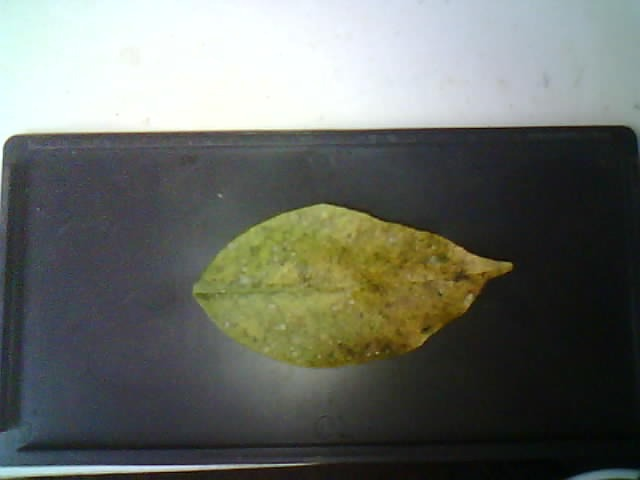
#> input picture backend/temp/imagen_para_procesar.jpg, 640 x 480 px
$ python segment_leaf.py temp/imagen_para_procesar.jpg out.png
#> lines starting #> are read from the running program, lines starting #| are printed output that depends on the picture; after the words box and inside, x2 and y2 are one past the last pixel; in counts of white or black regions, pixels touching at a corner belong together
# Si ves "ModuleNotFoundError: No module named 'cv2'", instala OpenCV ejecutando:
# pip install opencv-python

import cv2
import numpy as np
import sys
import os

if len(sys.argv) < 3:
    print("Uso: python segment_leaf.py <ruta_imagen> <ruta_salida>")
    sys.exit(1)

image_path = sys.argv[1]
output_path = sys.argv[2]

print(f"Intentando leer: {image_path}")
print(f"Existe el archivo? {os.path.exists(image_path)}")
print(f"Tamaño del archivo: {os.path.getsize(image_path) if os.path.exists(image_path) else 'No existe'}")

image = cv2.imread(image_path)
#> image is the input picture: shape (480, 640, 3); mean B, G, R 102.1, 108.6, 105
if image is None:
    print("No se pudo leer la imagen.")
    sys.exit(1)

# Convertir a espacio HSV
hsv = cv2.cvtColor(image, cv2.COLOR_BGR2HSV)
#> hsv: shape (480, 640, 3); mean H, S, V 76.6, 47.6, 112.9

# --- Rangos HSV ajustables ---
# Puedes ajustar estos valores según tus imágenes
lower_green = np.array([40, 60, 40])
upper_green = np.array([80, 255, 255])
lower_yellow = np.array([15, 30, 30])
upper_yellow = np.array([40, 255, 255])
lower_brown = np.array([8, 40, 20])
upper_brown = np.array([30, 255, 180])

# Crear máscaras individuales
mask_green = cv2.inRange(hsv, lower_green, upper_green)
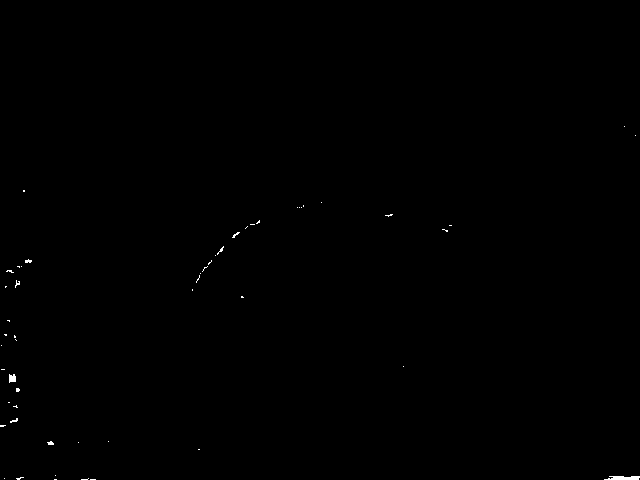
#> mask_green: shape (480, 640); 0.15% white; 53 white regions (49 under 20 px), largest, box (x1, y1, x2, y2) and area: (604, 476, 640, 480) 116, (9, 374, 16, 383) 51, (25, 259, 32, 263) 20, (47, 441, 54, 445) 20
mask_yellow = cv2.inRange(hsv, lower_yellow, upper_yellow)
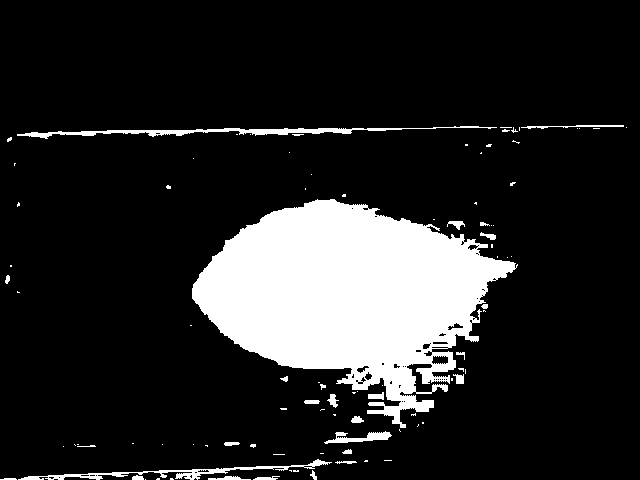
#> mask_yellow: shape (480, 640); 14.9% white; 95 white regions (68 under 20 px), largest, box (x1, y1, x2, y2) and area: (192, 199, 518, 428) 41072, (17, 126, 497, 139) 1604, (18, 459, 332, 480) 1125
mask_brown = cv2.inRange(hsv, lower_brown, upper_brown)
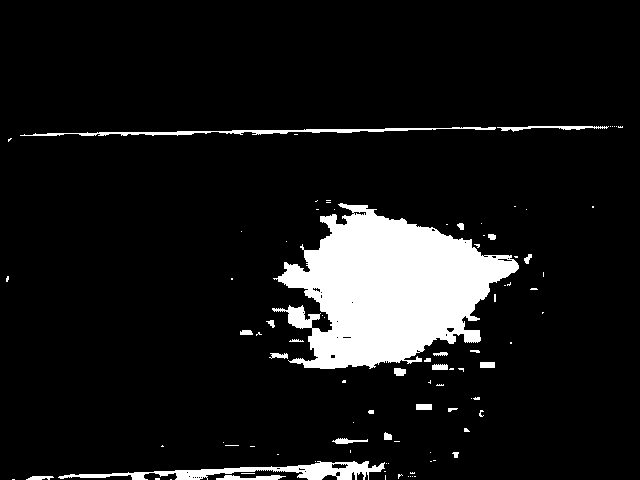
#> mask_brown: shape (480, 640); 9.5% white; 94 white regions (69 under 20 px), largest, box (x1, y1, x2, y2) and area: (272, 203, 519, 369) 23735, (58, 461, 385, 480) 2237, (20, 127, 496, 136) 1252

# Combinar todas las máscaras
mask = cv2.bitwise_or(mask_green, mask_yellow)
#> mask: shape (480, 640); 15.1% white; 121 white regions (91 under 20 px), largest, box (x1, y1, x2, y2) and area: (192, 199, 518, 428) 41131, (17, 126, 497, 139) 1604, (0, 459, 332, 480) 1181
mask = cv2.bitwise_or(mask, mask_brown)
#> mask: shape (480, 640); 16% white; 135 white regions (106 under 20 px), largest, box (x1, y1, x2, y2) and area: (192, 199, 519, 428) 41649, (0, 459, 385, 480) 2928, (17, 125, 625, 139) 2348

# --- Operaciones morfológicas avanzadas ---
kernel = np.ones((7, 7), np.uint8)
mask = cv2.morphologyEx(mask, cv2.MORPH_CLOSE, kernel, iterations=2)  # Cierra huecos internos
#> mask: shape (480, 640); 18.3% white; 56 white regions (37 under 20 px), largest, box (x1, y1, x2, y2) and area: (0, 194, 532, 480) 51513, (17, 125, 627, 144) 2692, (304, 384, 339, 416) 495
mask = cv2.morphologyEx(mask, cv2.MORPH_OPEN, kernel, iterations=2)   # Elimina ruido externo
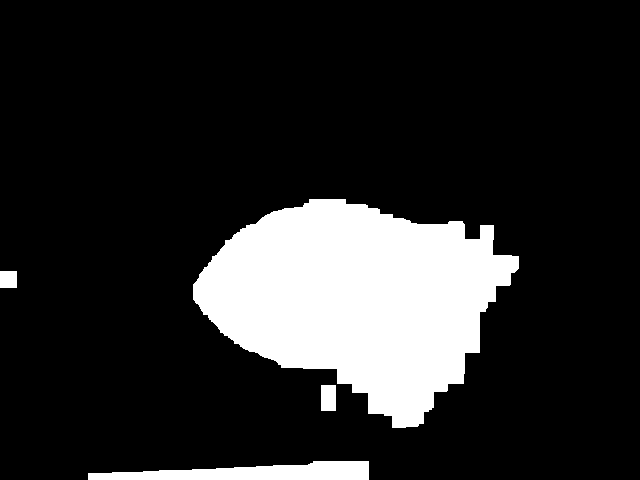
#> mask: shape (480, 640); 16.3% white; 4 white regions, box (x1, y1, x2, y2) and area: (193, 199, 519, 428) 45956, (88, 461, 369, 480) 3566, (321, 385, 336, 411) 390, (0, 271, 17, 288) 289
mask = cv2.morphologyEx(mask, cv2.MORPH_GRADIENT, kernel)             # Resalta bordes
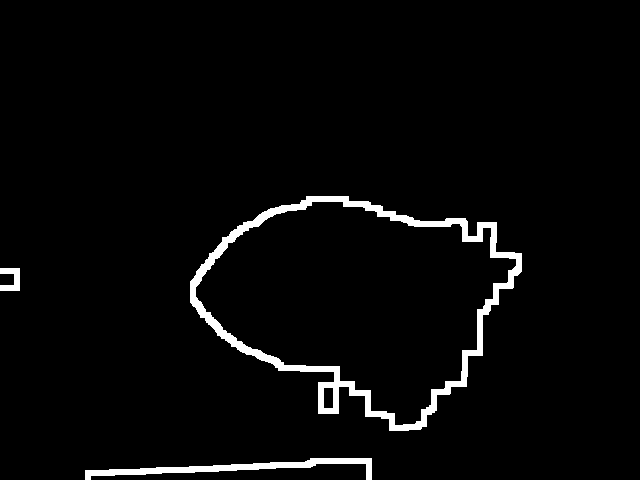
#> mask: shape (480, 640); 3.1% white; 3 white regions

# --- Eliminación automática de fondo ---
# Encuentra el contorno más grande (la hoja)
contours, _ = cv2.findContours(mask, cv2.RETR_EXTERNAL, cv2.CHAIN_APPROX_SIMPLE)
#> contours = 3 contours; box (x1, y1, x2, y2) and area: (190, 196, 522, 431) 49526, (85, 458, 372, 480) 1602, (0, 268, 20, 291) 251
if not contours:
    print("No se encontró la hoja.")
    sys.exit(1)
leaf_contour = max(contours, key=cv2.contourArea)
#> leaf_contour = contour of 252 points, box (x1, y1, x2, y2) (190, 196, 522, 431), area 49526
mask_leaf = np.zeros_like(mask)
cv2.drawContours(mask_leaf, [leaf_contour], -1, 255, thickness=cv2.FILLED)
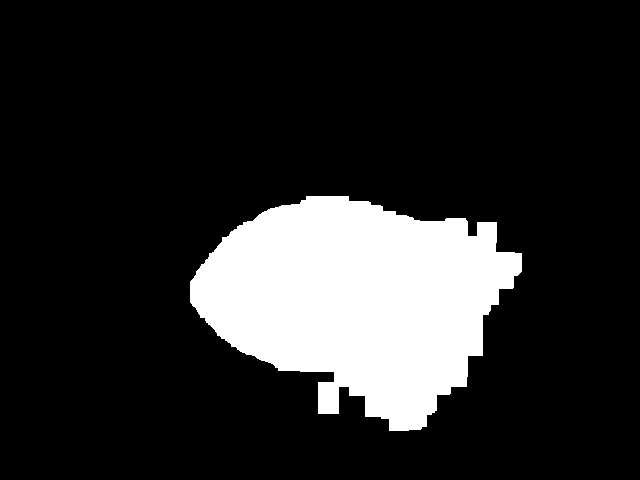
#> mask_leaf: shape (480, 640); 16.3% white; 1 white region, box (x1, y1, x2, y2) and area: (190, 196, 522, 431) 50077

# Aplica la máscara de la hoja a la imagen original
result = cv2.bitwise_and(image, image, mask=mask_leaf)
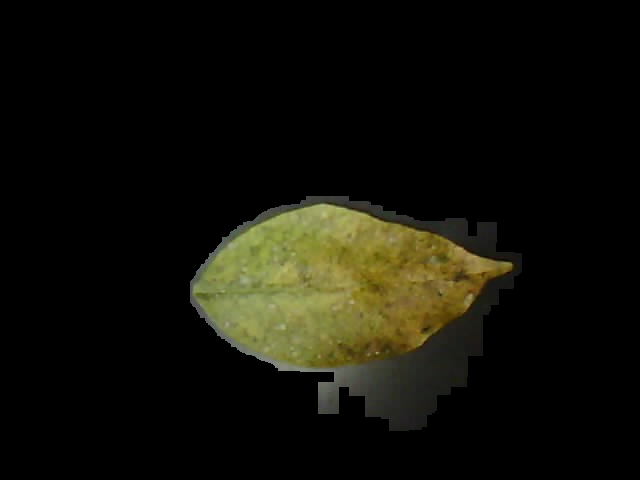
#> result: shape (480, 640, 3); mean B, G, R 8.6, 16.7, 17.3

# Fondo negro automático
background = np.zeros_like(image)
final = np.where(mask_leaf[..., None] == 255, result, background)

# Guardar la imagen segmentada
cv2.imwrite(output_path, final)
